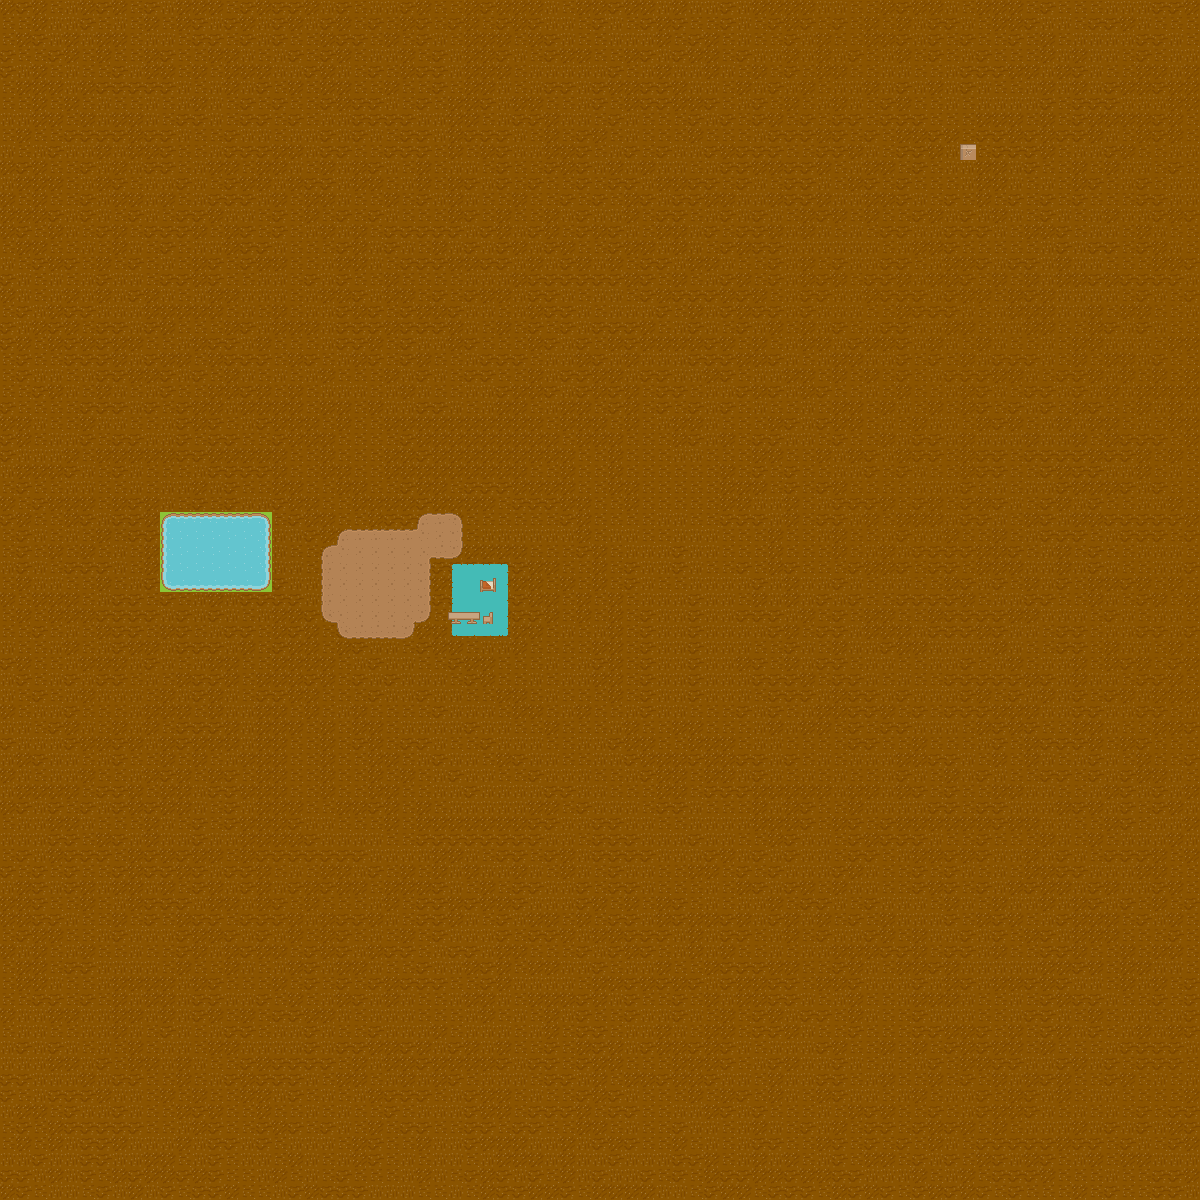

Rendered tile map (Tiled .tmx) drawn with the repository's tilesets; below, a short description and the map source with its tile grids summarised:
An orthogonal 75x75 tile map with 16x16 px tiles, 3 tile layers (Tile Layer 1, Tile Layer 2, Tile Layer 3), 3 tilesets.

<map version="1.0" orientation="orthogonal" renderorder="left-down" width="75" height="75" tilewidth="16" tileheight="16" nextobjectid="1">
 <tileset firstgid="1" source="base.tsx" />
 <tileset firstgid="1768" source="Vlad.tsx" />
 <tileset firstgid="1772" name="Black" tilewidth="16" tileheight="16" tilecount="1" columns="1">
  <image source="../Art/Black.png" width="16" height="16" />
 </tileset>
 <layer name="Tile Layer 1" width="75" height="75">
  <data>[5625 cells, 5625 non-empty, 14 distinct tile ids]</data>
 </layer>
 <layer name="Tile Layer 2" width="75" height="75">
  <data>[5625 cells, 73 non-empty, 21 distinct tile ids]</data>
 </layer>
 <layer name="Tile Layer 3" width="75" height="75">
  <data>[5625 cells, 4 non-empty, 4 distinct tile ids]</data>
 </layer>
</map>
